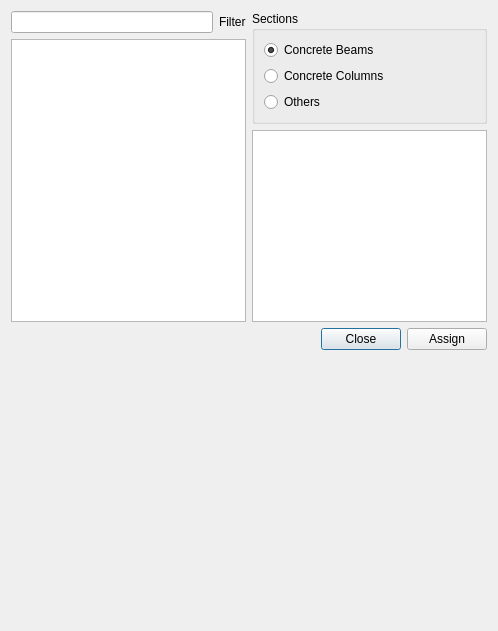
<?xml version="1.0" encoding="UTF-8"?>
<ui version="4.0">
 <class>Dialog</class>
 <widget class="QDialog" name="Dialog">
  <property name="geometry">
   <rect>
    <x>0</x>
    <y>0</y>
    <width>498</width>
    <height>631</height>
   </rect>
  </property>
  <property name="windowTitle">
   <string>Assign Frame Sections</string>
  </property>
  <property name="windowIcon">
   <iconset resource="../../resource.qrc">
    <normaloff>:/cfactor/images/assign_frame_section.svg</normaloff>:/cfactor/images/assign_frame_section.svg</iconset>
  </property>
  <layout class="QVBoxLayout" name="verticalLayout_3">
   <item>
    <layout class="QHBoxLayout" name="horizontalLayout_3">
     <item>
      <layout class="QVBoxLayout" name="verticalLayout">
       <item>
        <layout class="QHBoxLayout" name="horizontalLayout_2">
         <item>
          <widget class="QLineEdit" name="filter_line"/>
         </item>
         <item>
          <widget class="QLabel" name="label">
           <property name="text">
            <string>Filter</string>
           </property>
          </widget>
         </item>
        </layout>
       </item>
       <item>
        <widget class="QListWidget" name="sections">
         <property name="selectionMode">
          <enum>QAbstractItemView::SingleSelection</enum>
         </property>
        </widget>
       </item>
      </layout>
     </item>
     <item>
      <layout class="QVBoxLayout" name="verticalLayout_2">
       <item>
        <widget class="QGroupBox" name="groupBox_2">
         <property name="title">
          <string>Sections</string>
         </property>
         <layout class="QGridLayout" name="gridLayout">
          <item row="2" column="0">
           <widget class="QRadioButton" name="columns">
            <property name="text">
             <string>Concrete Columns</string>
            </property>
           </widget>
          </item>
          <item row="1" column="0">
           <widget class="QRadioButton" name="beams">
            <property name="text">
             <string>Concrete Beams</string>
            </property>
            <property name="checked">
             <bool>true</bool>
            </property>
           </widget>
          </item>
          <item row="3" column="0">
           <widget class="QRadioButton" name="all_sections">
            <property name="text">
             <string>Others</string>
            </property>
            <property name="checked">
             <bool>false</bool>
            </property>
           </widget>
          </item>
         </layout>
        </widget>
       </item>
       <item>
        <widget class="QListWidget" name="stories">
         <property name="selectionMode">
          <enum>QAbstractItemView::MultiSelection</enum>
         </property>
        </widget>
       </item>
      </layout>
     </item>
    </layout>
   </item>
   <item>
    <layout class="QHBoxLayout" name="horizontalLayout">
     <item>
      <spacer name="horizontalSpacer">
       <property name="orientation">
        <enum>Qt::Horizontal</enum>
       </property>
       <property name="sizeHint" stdset="0">
        <size>
         <width>40</width>
         <height>20</height>
        </size>
       </property>
      </spacer>
     </item>
     <item>
      <widget class="QPushButton" name="close_button">
       <property name="text">
        <string>Close</string>
       </property>
      </widget>
     </item>
     <item>
      <widget class="QPushButton" name="assign_button">
       <property name="text">
        <string>Assign</string>
       </property>
      </widget>
     </item>
    </layout>
   </item>
   <item>
    <spacer name="verticalSpacer">
     <property name="orientation">
      <enum>Qt::Vertical</enum>
     </property>
     <property name="sizeHint" stdset="0">
      <size>
       <width>20</width>
       <height>40</height>
      </size>
     </property>
    </spacer>
   </item>
  </layout>
 </widget>
 <resources>
  <include location="../../resource.qrc"/>
 </resources>
 <connections/>
</ui>
